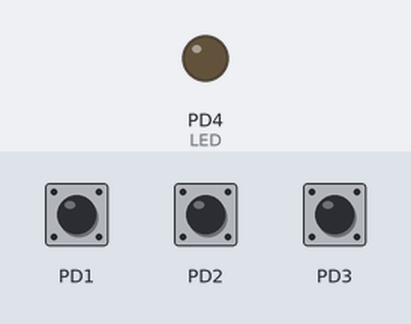
Recording of a program running on a simulated ATmega328P, built with avr-gcc and emulated at 16 MHz. Shown: output pins drawn as LEDs (lit = HIGH). The test bench sets the inputs (shaded band); at power-on: PD1 HIGH, PD2 HIGH, PD3 HIGH.

Above: at 1.2 s.
1.3 s: PD1 pulled LOW for 3.2 s
At 5.24 s:
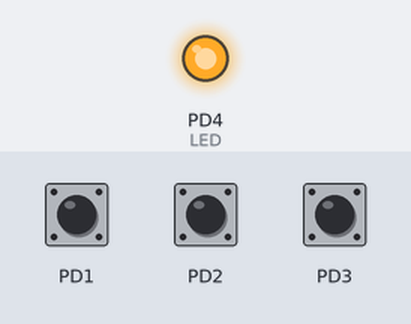
Timing chart, 0 to 12.0 s (numbered marks = the images above; inputs shaded):
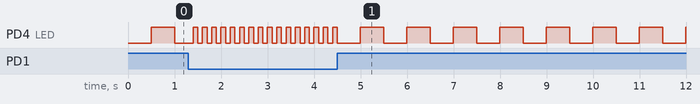

The program:

main.c
```c
#define F_CPU 16000000UL
#include <avr/io.h>
#include <avr/interrupt.h>
#include <stdint.h>

#define T_BASE 500   // ms, ningún switch activo
#define T_SW1  100   // PD1
#define T_SW2  250   // PD2
#define T_SW3  1000  // PD3

volatile uint16_t Contador_ms = 0;
volatile uint16_t limite_ms = T_BASE;

ISR(TIMER1_COMPA_vect) {
    Contador_ms++;
    if (Contador_ms >= limite_ms) {
        PORTD ^= (1 << PD4);
        Contador_ms = 0;
    }
}

uint16_t leer_dip(void) {
    // con pull-up, switch activo = 0
    if (!(PIND & (1 << PD1))) return T_SW1;
    if (!(PIND & (1 << PD2))) return T_SW2;
    if (!(PIND & (1 << PD3))) return T_SW3;
    return T_BASE;
}

int main(void) {
    DDRD |= (1 << DDD4);                                 // LED
    DDRD &= ~((1 << DDD1) | (1 << DDD2) | (1 << DDD3));  // entradas
    PORTD |= (1 << PD1) | (1 << PD2) | (1 << PD3);       // pull-ups

    TCCR1A = 0;
    TCCR1B = 0;
    TCNT1  = 0;
    OCR1A  = 249;
    TCCR1B |= (1 << WGM12);
    TCCR1B |= (1 << CS11) | (1 << CS10);
    TIMSK1 |= (1 << OCIE1A);

    sei();

    while (1) {
        uint16_t nuevo = leer_dip();
        if (nuevo != limite_ms) {
            cli();
            limite_ms = nuevo;
            Contador_ms = 0;   // reinicia la cuenta al cambiar de velocidad
            sei();
        }
    }
}
```
